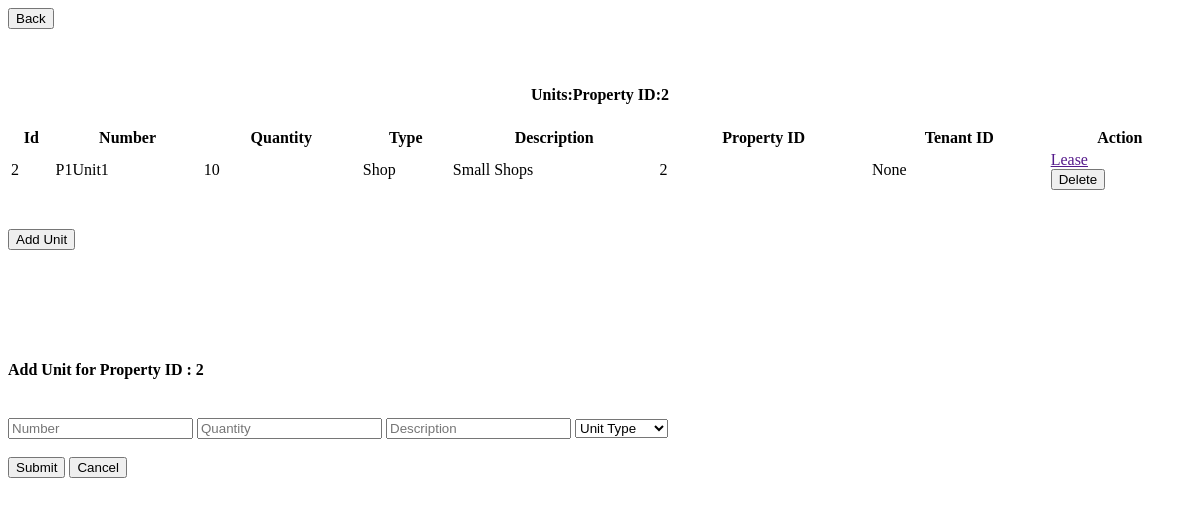
Before: /admin-property-units/2 with the older database file.
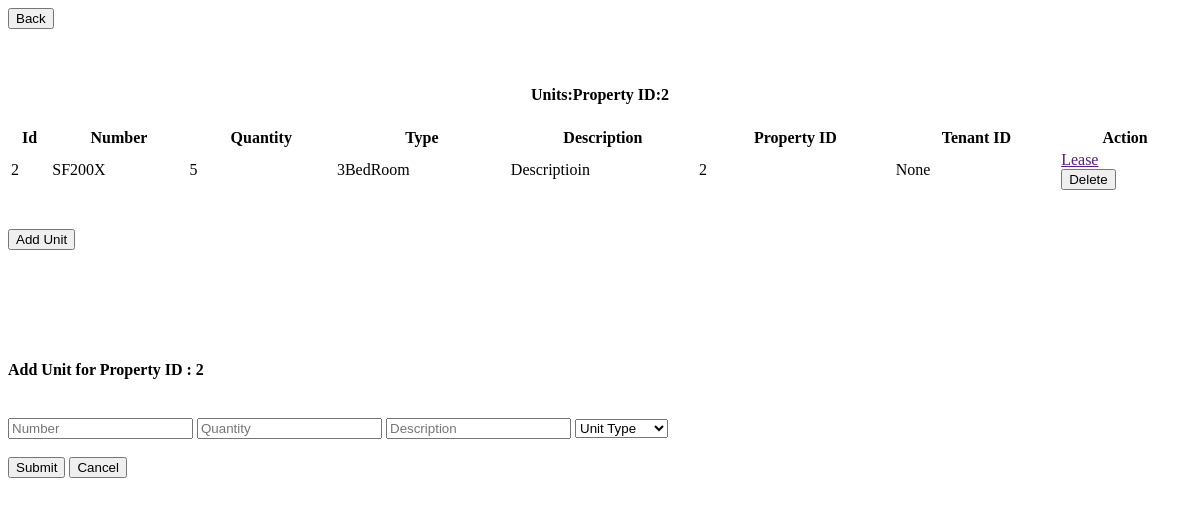
After: the same page with the newer database file.
### models.py (models this page shows, shortened)
class Unit(Base):
    __tablename__ = 'units'
    id = Column(Integer, primary_key=True, index=True)
    number = Column(String)
    room_quantity = Column(Integer, nullable=False)
    unit_type = Column(Enum("Studio", "1BedRoom", "2BedRoom", "3BedRoom", "Shop"), nullable=False)
    unit_description = Column(String, nullable=False)
    property_id = Column(Integer, ForeignKey('properties.id'))
    tenant_id = Column(Integer, ForeignKey('users.id'))
    suspended = Column(Boolean, default=False)
    property = relationship('Property', back_populates='units')
    lease = relationship('Lease', uselist=False, back_populates='unit')
    created_at = Column(DateTime, default=datetime.datetime.utcnow)
    updated_at = Column(DateTime, default=datetime.datetime.utcnow, onupdate=datetime.datetime.utcnow)

### new_server.py (the view)
@app.route('/admin-property-units/<int:property_id>', methods=['GET'])
def get_property_units(property_id):
    current_property = db_session.query(Property).filter_by(id=property_id).first()
    back_user_id = current_property.landlord_id
    units = db_session.query(Unit).filter_by(property_id=property_id).all()
    print(f"fetched units for property id : {property_id} is : {units}")
    return render_template('admin_units.html', units=units, header_title="Units", front_property_id=property_id, back_user_id=back_user_id)

### templates/admin_units.html (shortened to what this page needs)
<div class="back-container">
    <div class="button-container">
        <button class="button" hx-get="http://localhost:5000/admin-user-properties/{{back_user_id}}" hx-target="#dashboard-container" hx-swap="innerHTML" onclick="activateDashboardContainer()">Back</button>
    </div>
</div>
<h4 style="text-align: center;" id="value_header">{{header_title}}:Property ID:{{front_property_id}}</h4>
<table id="example" class="display" style="width:100%">
    <thead>
        <tr>
            <th>Id</th>
            <th>Number</th>
            <th>Quantity</th>
            <th>Type</th>
            <th>Description</th>
            <th>Property ID</th>
            <th>Tenant ID</th>
            <th>Action</th>
        </tr>
    </thead>
    <tbody>
        {% for unit in units%}
        <tr id="unit-{{unit.id}}">
            <td>{{unit.id}}</td>
            <td>{{unit.number}}</td>
            <td>{{unit.room_quantity}}</td>
            <td>{{unit.unit_type}}</td>
            <td>{{unit.unit_description}}</td>
            <td>{{unit.property_id}}</td>
            <td>{{unit.tenant_id}}</td>
            <td>
                <div class="table-button-container">
                    <a href="" class="table-button" hx-get="http://localhost:5000/admin-unit-leases/{{unit.id}}" hx-target="#dashboard-container" hx-swap="innerHTML" onclick="activateDashboardContainer()">Lease</a>
                </div>
                <div class="table-button-container">
                    <button class="table-button" onclick="deleteUnit('{{ unit.id }}')">Delete</button>
                </div>
            </td>
        </tr>
        {% endfor %}
    </tbody>
</table>
<div class="back-container">
    <div class="button-container">
        <button class="button" onclick="loadAddUnitFormModal()">Add Unit</button>
    </div>
</div>
<div class="modal" id="add_unit_modal">
    <div class="modal-content">
        <br>
        <br>
        <br>
        <br>
        <div class="form-square" id="form-holder">
            <form id="add-unit-form" class="right-square">
                <br>
                <h4 id="header_with_property_id">Add Unit for Property ID : {{front_property_id}}</h4>
                <br>
                <input type="text" id="unit_house_number" name="unit_house_number" placeholder="Number" required>
                <input type="text" id="unit_room_quantity" name="unit_room_quantity" placeholder="Quantity" required>
                <input type="text" id="unit_house_description" name="unit_house_description" placeholder="Description" required>
                <select id="unit_type" name="unit_type" required>
                    <option value="" disabled selected hidden>Unit Type</option>
                </select>
                <br>
                <br>
                <div class="button-container">
                    <button class="button" id="confirmButton" type="submit">Submit</button>
                    <button class="button" id="cancelButton" type="button">Cancel</button>
                </div>
            </form>
        </div>
    </div>
</div>

Changed rows visible on the page:
changed Unit "None": number "P1Unit1" → "SF200X"; room_quantity "10" → "5"; unit_type "Shop" → "3BedRoom"; unit_description "Small Shops" → "Descriptioin"
